Frame 1 (no input): blank canvas, image omitted
Frame 60 (the mouse pressed at the canvas centre just before this capture): blank canvas, image omitted
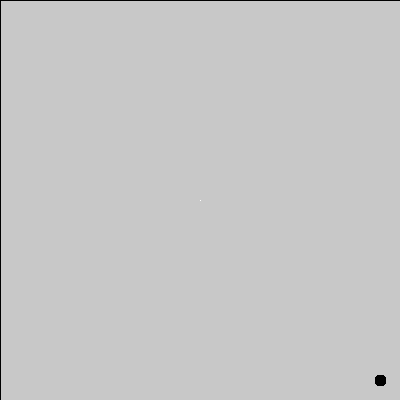
Frame 120 (the mouse held since frame 60 and released just before this capture)

The Processing sketch whose frames 1 and 60 were blank and that drew this single picture after the mouse press (run headless with seeded random() and noise(); from frame 60 on, the mouse is pressed at the canvas centre):

// Processing sketch: processing_40567
// ── processing_40567.pde

void setup (){
size (400, 400);
background (200);
smooth ();
}

void draw (){

stroke(0);

if (mousePressed){
  fill (10, 0);
rect(0, 0, width, height);
stroke (255, 255, 255);
line (200, 200, mouseX,mouseY);
}

if (mousePressed){
stroke (0);
fill (0);
smooth ();
ellipse (380, 380, 10,10);
}}
